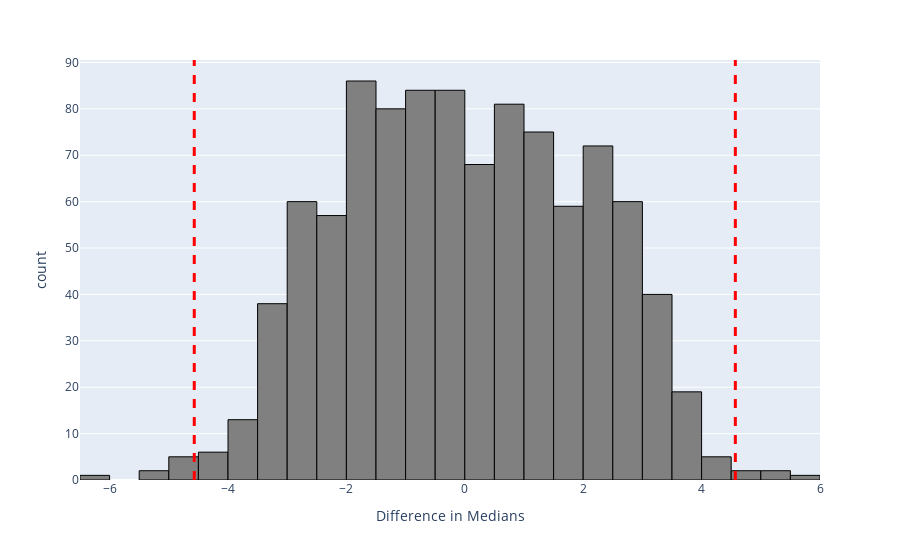

Write notebook code for a chart like this one.
### Markdown cell above
> Answer here...

### Code cell
observed_test_statistic = np.diff(anxiety_data.groupby('social_media_usage').median().values.flatten())

np.random.seed(1) # make the simulation reproducible...
repetitions = 1000 
irrelevant_labels_null_hypothesis_simulated_values = []

shuffled_anxiety_data = anxiety_data.copy() # you should essentially always use `.copy()` for data frames; otherwise,
# changes to the new data frame will also appear in the original version of the data frame as well(!)

for i in range(repetitions):
    shuffled_anxiety_data['social_media_usage'] = anxiety_data['social_media_usage'].sample(frac=1).values
    permutation_statistic = np.diff(shuffled_anxiety_data.groupby('social_media_usage').median().values.flatten())[0]
    irrelevant_labels_null_hypothesis_simulated_values += [permutation_statistic]

fig = px.histogram(pd.DataFrame({'Difference in Medians': irrelevant_labels_null_hypothesis_simulated_values}), 
                   x='Difference in Medians', color_discrete_sequence=['grey'])
fig.update_traces(marker_line_width=1, marker_line_color="black")
fig.add_vline(x=observed_test_statistic[0], line_width=3, line_dash="dash", line_color="red")
fig.add_vline(x=abs(observed_test_statistic[0]), line_width=3, line_dash="dash", line_color="red")
fig.show()

num_as_or_more_extreme = (abs(np.array(irrelevant_labels_null_hypothesis_simulated_values)) >= 
                          abs(observed_test_statistic)).sum()
p_value = num_as_or_more_extreme / repetitions
p_value

### Figure 1 — Plotly figure (JSON) as saved in the notebook; plotly's stock layout.template omitted (floating-point values rounded to 4 significant figures; data arrays with more than 128 entries replaced by an {"elided": "..."} marker saying what was removed)
{"data": [{"alignmentgroup": "True", "bingroup": "x", "hovertemplate": "Difference in Medians=%{x}<br>count=%{y}<extra></extra>", "legendgroup": "", "marker": {"color": "grey", "line": {"color": "black", "width": 1}, "pattern": {"shape": ""}}, "name": "", "offsetgroup": "", "orientation": "v", "showlegend": false, "type": "histogram", "x": {"elided": "1000 float values"}, "xaxis": "x", "yaxis": "y"}], "layout": {"barmode": "relative", "legend": {"tracegroupgap": 0}, "margin": {"t": 60}, "shapes": [{"line": {"color": "red", "dash": "dash", "width": 3}, "type": "line", "x0": -4.57, "x1": -4.57, "xref": "x", "y0": 0, "y1": 1, "yref": "y domain"}, {"line": {"color": "red", "dash": "dash", "width": 3}, "type": "line", "x0": 4.57, "x1": 4.57, "xref": "x", "y0": 0, "y1": 1, "yref": "y domain"}], "xaxis": {"anchor": "y", "domain": [0, 1], "title": {"text": "Difference in Medians"}}, "yaxis": {"anchor": "x", "domain": [0, 1], "title": {"text": "count"}}}}
